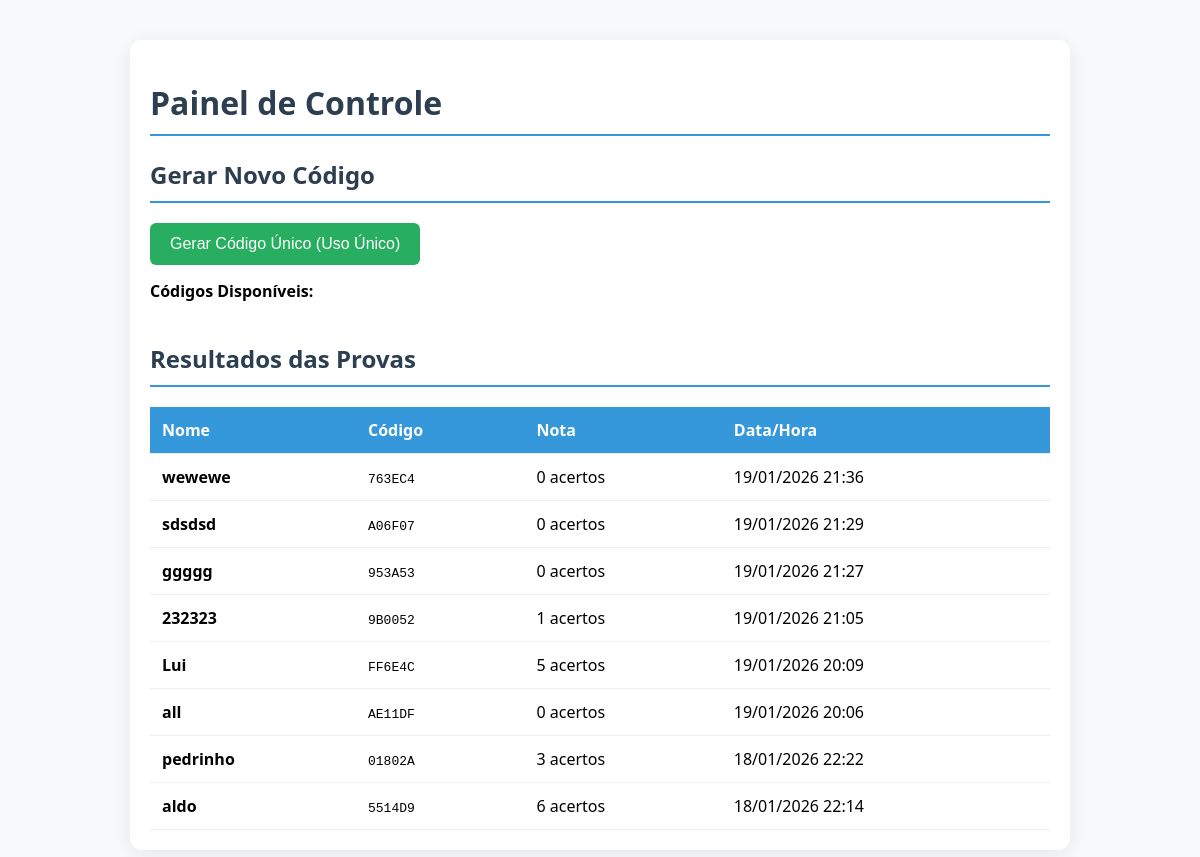
The page /admin on the database its author committed.
### tables this page shows
CREATE TABLE resultados (nome TEXT, codigo TEXT, nota INTEGER, data TEXT);

### main.py (the view)
@app.get("/admin", response_class=HTMLResponse)
@app.post("/admin", response_class=HTMLResponse)
async def admin_panel(request: Request, user: str = Form(None), password: str = Form(None)):
    if request.method == "POST" and user:
        if user != "leandro" or password != "14562917776":
            return "<h1>Acesso Negado</h1><a href='/login'>Voltar</a>"
    conn = sqlite3.connect("quiz.db")
    cursor = conn.cursor()
    cursor.execute("SELECT * FROM resultados ORDER BY data DESC")
    res = cursor.fetchall()
    cursor.execute("SELECT codigo FROM codigos_validos WHERE usado = 0")
    cods = cursor.fetchall()
    conn.close()
    return templates.TemplateResponse("admin.html", {
        "request": request,
        "resultados": res,
        "codigos": cods
    })

### templates/admin.html (shortened to what this page needs)
<!DOCTYPE html>
<html lang="pt-br">
<head>
</head>
<body>
    <div class="container">
        <h1>Painel de Controle</h1>
        <section>
            <h2>Gerar Novo Código</h2>
            <form action="/gerar" method="post">
                <button type="submit" class="btn-gerar">Gerar Código Único (Uso Único)</button>
            </form>
            <div style="margin-top: 15px;">
                <strong>Códigos Disponíveis:</strong><br>
            </div>
        </section>
        <section style="margin-top: 40px;">
            <h2>Resultados das Provas</h2>
            <table>
                <thead>
                    <tr>
                        <th>Nome</th>
                        <th>Código</th>
                        <th>Nota</th>
                        <th>Data/Hora</th>
                    </tr>
                </thead>
                <tbody>
                    {% for r in resultados %}
                    <tr>
                        <td><strong>{{ r[0] }}</strong></td>
                        <td><code>{{ r[1] }}</code></td>
                        <td>{{ r[2] }} acertos</td>
                        <td>{{ r[3] }}</td>
                    </tr>
                    {% endfor %}
                </tbody>
            </table>
        </section>
    </div>
</body>
</html>

### templates/admin.html (style rules this page uses)
body { font-family: 'Segoe UI', sans-serif; background: #f8f9fa; margin: 40px; }
.container { max-width: 900px; margin: auto; background: white; padding: 20px; border-radius: 12px; box-shadow: 0 4px 20px rgba(0,0,0,0.08); }
h1, h2 { color: #2c3e50; border-bottom: 2px solid #3498db; padding-bottom: 10px; }
table { width: 100%; border-collapse: collapse; margin-top: 20px; }
th, td { padding: 12px; text-align: left; border-bottom: 1px solid #eee; }
th { background: #3498db; color: white; }
.btn-gerar { background: #27ae60; color: white; border: none; padding: 12px 20px; border-radius: 6px; cursor: pointer; font-size: 16px; transition: 0.3s; }

### rows shown on the page
resultados: nome "wewewe", codigo "763EC4", nota "0", data "19/01/2026 21:36"
resultados: nome "sdsdsd", codigo "A06F07", nota "0", data "19/01/2026 21:29"
resultados: nome "ggggg", codigo "953A53", nota "0", data "19/01/2026 21:27"
resultados: nome "232323", codigo "9B0052", nota "1", data "19/01/2026 21:05"
resultados: nome "Lui", codigo "FF6E4C", nota "5", data "19/01/2026 20:09"
resultados: nome "all", codigo "AE11DF", nota "0", data "19/01/2026 20:06"
resultados: nome "pedrinho", codigo "01802A", nota "3", data "18/01/2026 22:22"
resultados: nome "aldo", codigo "5514D9", nota "6", data "18/01/2026 22:14"
